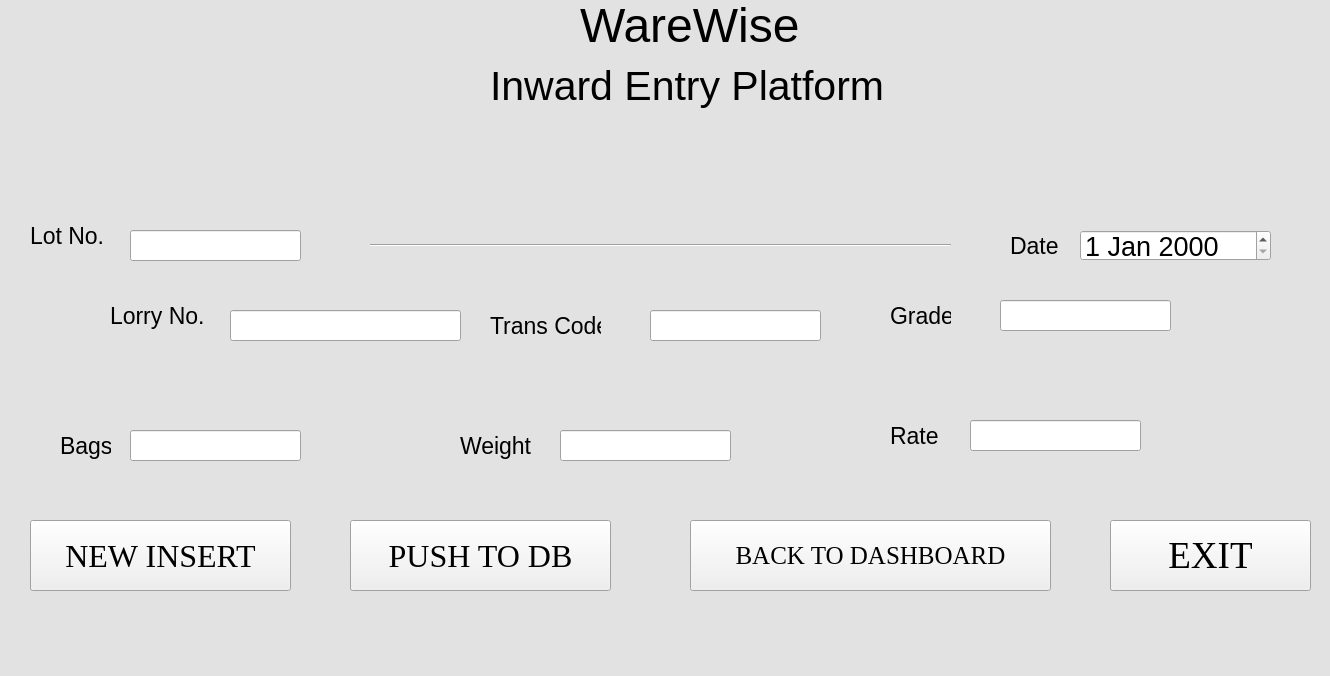
<?xml version="1.0" encoding="UTF-8"?>
<ui version="4.0">
 <class>inward</class>
 <widget class="QMainWindow" name="inward">
  <property name="geometry">
   <rect>
    <x>0</x>
    <y>0</y>
    <width>1330</width>
    <height>676</height>
   </rect>
  </property>
  <property name="palette">
   <palette>
    <active>
     <colorrole role="Window">
      <brush brushstyle="SolidPattern">
       <color alpha="255">
        <red>226</red>
        <green>226</green>
        <blue>226</blue>
       </color>
      </brush>
     </colorrole>
    </active>
    <inactive>
     <colorrole role="Window">
      <brush brushstyle="SolidPattern">
       <color alpha="255">
        <red>226</red>
        <green>226</green>
        <blue>226</blue>
       </color>
      </brush>
     </colorrole>
    </inactive>
    <disabled>
     <colorrole role="Base">
      <brush brushstyle="SolidPattern">
       <color alpha="255">
        <red>226</red>
        <green>226</green>
        <blue>226</blue>
       </color>
      </brush>
     </colorrole>
     <colorrole role="Window">
      <brush brushstyle="SolidPattern">
       <color alpha="255">
        <red>226</red>
        <green>226</green>
        <blue>226</blue>
       </color>
      </brush>
     </colorrole>
    </disabled>
   </palette>
  </property>
  <property name="font">
   <font>
    <pointsize>20</pointsize>
   </font>
  </property>
  <property name="windowTitle">
   <string>MainWindow</string>
  </property>
  <widget class="QWidget" name="centralwidget">
   <widget class="QLabel" name="label">
    <property name="geometry">
     <rect>
      <x>580</x>
      <y>0</y>
      <width>241</width>
      <height>51</height>
     </rect>
    </property>
    <property name="font">
     <font>
      <pointsize>36</pointsize>
     </font>
    </property>
    <property name="text">
     <string>WareWise</string>
    </property>
   </widget>
   <widget class="QLabel" name="label_2">
    <property name="geometry">
     <rect>
      <x>490</x>
      <y>60</y>
      <width>461</width>
      <height>51</height>
     </rect>
    </property>
    <property name="font">
     <font>
      <pointsize>31</pointsize>
     </font>
    </property>
    <property name="text">
     <string>Inward Entry Platform</string>
    </property>
   </widget>
   <widget class="QLabel" name="label_3">
    <property name="geometry">
     <rect>
      <x>30</x>
      <y>220</y>
      <width>91</width>
      <height>31</height>
     </rect>
    </property>
    <property name="font">
     <font>
      <pointsize>17</pointsize>
     </font>
    </property>
    <property name="text">
     <string>Lot No.</string>
    </property>
   </widget>
   <widget class="QLabel" name="label_5">
    <property name="geometry">
     <rect>
      <x>1010</x>
      <y>230</y>
      <width>61</width>
      <height>31</height>
     </rect>
    </property>
    <property name="font">
     <font>
      <pointsize>17</pointsize>
     </font>
    </property>
    <property name="text">
     <string>Date</string>
    </property>
   </widget>
   <widget class="QLabel" name="label_7">
    <property name="geometry">
     <rect>
      <x>110</x>
      <y>300</y>
      <width>101</width>
      <height>31</height>
     </rect>
    </property>
    <property name="font">
     <font>
      <pointsize>17</pointsize>
     </font>
    </property>
    <property name="text">
     <string>Lorry No.</string>
    </property>
   </widget>
   <widget class="QLabel" name="label_8">
    <property name="geometry">
     <rect>
      <x>490</x>
      <y>310</y>
      <width>111</width>
      <height>31</height>
     </rect>
    </property>
    <property name="font">
     <font>
      <pointsize>17</pointsize>
     </font>
    </property>
    <property name="text">
     <string>Trans Code</string>
    </property>
   </widget>
   <widget class="QLabel" name="label_9">
    <property name="geometry">
     <rect>
      <x>890</x>
      <y>300</y>
      <width>61</width>
      <height>31</height>
     </rect>
    </property>
    <property name="font">
     <font>
      <pointsize>17</pointsize>
     </font>
    </property>
    <property name="text">
     <string>Grade</string>
    </property>
   </widget>
   <widget class="QLabel" name="label_10">
    <property name="geometry">
     <rect>
      <x>60</x>
      <y>430</y>
      <width>51</width>
      <height>31</height>
     </rect>
    </property>
    <property name="font">
     <font>
      <pointsize>17</pointsize>
     </font>
    </property>
    <property name="text">
     <string>Bags</string>
    </property>
   </widget>
   <widget class="QLabel" name="weig">
    <property name="geometry">
     <rect>
      <x>460</x>
      <y>430</y>
      <width>71</width>
      <height>31</height>
     </rect>
    </property>
    <property name="font">
     <font>
      <pointsize>17</pointsize>
     </font>
    </property>
    <property name="text">
     <string>Weight</string>
    </property>
   </widget>
   <widget class="QLabel" name="label_12">
    <property name="geometry">
     <rect>
      <x>890</x>
      <y>420</y>
      <width>51</width>
      <height>31</height>
     </rect>
    </property>
    <property name="font">
     <font>
      <pointsize>17</pointsize>
     </font>
    </property>
    <property name="text">
     <string>Rate</string>
    </property>
   </widget>
   <widget class="QLabel" name="label_13">
    <property name="geometry">
     <rect>
      <x>1000</x>
      <y>480</y>
      <width>61</width>
      <height>31</height>
     </rect>
    </property>
    <property name="font">
     <font>
      <pointsize>17</pointsize>
     </font>
    </property>
    <property name="text">
     <string/>
    </property>
   </widget>
   <widget class="QPushButton" name="Insert">
    <property name="geometry">
     <rect>
      <x>350</x>
      <y>520</y>
      <width>261</width>
      <height>71</height>
     </rect>
    </property>
    <property name="font">
     <font>
      <family>Times New Roman</family>
      <pointsize>24</pointsize>
     </font>
    </property>
    <property name="text">
     <string>PUSH TO DB</string>
    </property>
   </widget>
   <widget class="QLineEdit" name="lot">
    <property name="geometry">
     <rect>
      <x>130</x>
      <y>230</y>
      <width>171</width>
      <height>31</height>
     </rect>
    </property>
    <property name="font">
     <font>
      <pointsize>15</pointsize>
     </font>
    </property>
    <property name="text">
     <string/>
    </property>
   </widget>
   <widget class="QLineEdit" name="lorry">
    <property name="geometry">
     <rect>
      <x>230</x>
      <y>310</y>
      <width>231</width>
      <height>31</height>
     </rect>
    </property>
    <property name="font">
     <font>
      <pointsize>15</pointsize>
     </font>
    </property>
    <property name="text">
     <string/>
    </property>
   </widget>
   <widget class="QLineEdit" name="tcode">
    <property name="geometry">
     <rect>
      <x>650</x>
      <y>310</y>
      <width>171</width>
      <height>31</height>
     </rect>
    </property>
    <property name="font">
     <font>
      <pointsize>15</pointsize>
     </font>
    </property>
    <property name="text">
     <string/>
    </property>
   </widget>
   <widget class="QLineEdit" name="bags">
    <property name="geometry">
     <rect>
      <x>130</x>
      <y>430</y>
      <width>171</width>
      <height>31</height>
     </rect>
    </property>
    <property name="font">
     <font>
      <pointsize>15</pointsize>
     </font>
    </property>
    <property name="text">
     <string/>
    </property>
   </widget>
   <widget class="QLineEdit" name="weight">
    <property name="geometry">
     <rect>
      <x>560</x>
      <y>430</y>
      <width>171</width>
      <height>31</height>
     </rect>
    </property>
    <property name="font">
     <font>
      <pointsize>15</pointsize>
     </font>
    </property>
    <property name="text">
     <string/>
    </property>
   </widget>
   <widget class="QLineEdit" name="rate">
    <property name="geometry">
     <rect>
      <x>970</x>
      <y>420</y>
      <width>171</width>
      <height>31</height>
     </rect>
    </property>
    <property name="font">
     <font>
      <pointsize>15</pointsize>
     </font>
    </property>
    <property name="text">
     <string/>
    </property>
   </widget>
   <widget class="QLineEdit" name="grade">
    <property name="geometry">
     <rect>
      <x>1000</x>
      <y>300</y>
      <width>171</width>
      <height>31</height>
     </rect>
    </property>
    <property name="font">
     <font>
      <pointsize>15</pointsize>
     </font>
    </property>
    <property name="text">
     <string/>
    </property>
   </widget>
   <widget class="QPushButton" name="exit">
    <property name="geometry">
     <rect>
      <x>1110</x>
      <y>520</y>
      <width>201</width>
      <height>71</height>
     </rect>
    </property>
    <property name="font">
     <font>
      <family>Times New Roman</family>
      <pointsize>28</pointsize>
     </font>
    </property>
    <property name="text">
     <string>EXIT</string>
    </property>
   </widget>
   <widget class="QPushButton" name="dashboard">
    <property name="geometry">
     <rect>
      <x>690</x>
      <y>520</y>
      <width>361</width>
      <height>71</height>
     </rect>
    </property>
    <property name="font">
     <font>
      <family>Times New Roman</family>
      <pointsize>19</pointsize>
     </font>
    </property>
    <property name="text">
     <string>BACK TO DASHBOARD</string>
    </property>
   </widget>
   <widget class="QPushButton" name="newins">
    <property name="geometry">
     <rect>
      <x>30</x>
      <y>520</y>
      <width>261</width>
      <height>71</height>
     </rect>
    </property>
    <property name="font">
     <font>
      <family>Times New Roman</family>
      <pointsize>24</pointsize>
     </font>
    </property>
    <property name="text">
     <string>NEW INSERT</string>
    </property>
   </widget>
   <widget class="QLabel" name="labelResult">
    <property name="geometry">
     <rect>
      <x>280</x>
      <y>130</y>
      <width>901</width>
      <height>51</height>
     </rect>
    </property>
    <property name="font">
     <font>
      <pointsize>20</pointsize>
     </font>
    </property>
    <property name="text">
     <string/>
    </property>
    <property name="alignment">
     <set>Qt::AlignCenter</set>
    </property>
   </widget>
   <widget class="QDateEdit" name="dateEdit">
    <property name="geometry">
     <rect>
      <x>1080</x>
      <y>230</y>
      <width>191</width>
      <height>31</height>
     </rect>
    </property>
   </widget>
   <widget class="Line" name="line">
    <property name="geometry">
     <rect>
      <x>370</x>
      <y>230</y>
      <width>581</width>
      <height>31</height>
     </rect>
    </property>
    <property name="orientation">
     <enum>Qt::Horizontal</enum>
    </property>
   </widget>
  </widget>
 </widget>
 <resources/>
 <connections/>
</ui>
